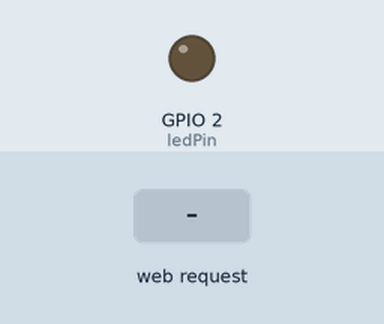
Bench run of a sketch on a simulated ESP32. Shown: output pins drawn as LEDs (lit = HIGH). The test bench sets the inputs (shaded band). WiFi joins after 1.5 s; servers stay silent unless stated; what the sketch prints to the serial monitor is not drawn.

Above: at 2.7 s.
2.8 s: HTTP request GET /on received
At 4.0 s:
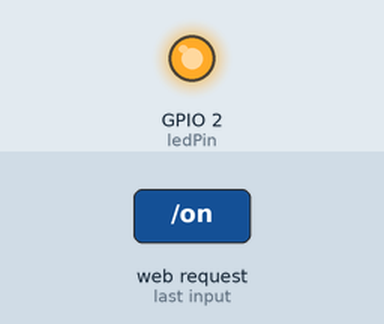
4.3 s: HTTP request GET /off received
At 5.2 s:
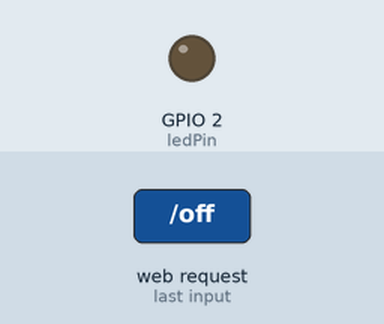
Timing chart, 0 to 7.3 s (numbered marks = the images above; inputs shaded):
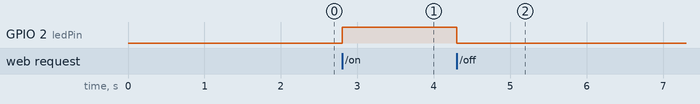

Measured:
- after the input at 2.8 s, GPIO 2 (ledPin): LOW → HIGH at once
- after the input at 4.3 s, GPIO 2 (ledPin): HIGH → LOW at once

The sketch:

ESP32_Onboard_LED_Control.ino
```cpp
#include <WiFi.h>
#include <WebServer.h>

const char* ssid = "YOUR_WIFI_NAME";
const char* password = "YOUR_WIFI_PASSWORD";

WebServer server(80);

const int ledPin = 2;
bool ledState = false;

void handleRoot() {
  String html = "<!DOCTYPE html><html><head><meta name=\"viewport\" content=\"width=device-width, initial-scale=1\">";
  html += "<title>ESP32 LED Control</title>";
  html += "<style>body { font-family: Arial, sans-serif; text-align: center; margin-top: 50px; background-color: #111; color: white; }";
  html += ".button { display: inline-block; padding: 15px 30px; font-size: 24px; cursor: pointer; text-decoration: none; color: white; background-color: #00c853; border-radius: 8px; margin: 20px; }";
  html += ".button-off { background-color: #d50000; }</style></head><body>";
  html += "<h1>ESP32 Web Server</h1>";
  html += "<h2>LED is <strong>" + String(ledState ? "ON" : "OFF") + "</strong></h2>";
  if (ledState) {
    html += "<p><a href=\"/off\" class=\"button button-off\">Turn OFF</a></p>";
  } else {
    html += "<p><a href=\"/on\" class=\"button\">Turn ON</a></p>";
  }
  html += "</body></html>";

  server.send(200, "text/html", html);
}

void handleLedOn() {
  ledState = true;
  digitalWrite(ledPin, HIGH);
  server.sendHeader("Location", "/");
  server.send(303);
}

void handleLedOff() {
  ledState = false;
  digitalWrite(ledPin, LOW);
  server.sendHeader("Location", "/");
  server.send(303);
}

void handleNotFound() {
  server.send(404, "text/plain", "404: Not Found");
}

void setup() {
  Serial.begin(115200);
  pinMode(ledPin, OUTPUT);
  digitalWrite(ledPin, LOW);

  Serial.println("Connecting to Wi-Fi...");
  WiFi.begin(ssid, password);

  while (WiFi.status() != WL_CONNECTED) {
    delay(500);
    Serial.print(".");
  }

  Serial.println("\nWi-Fi Connected!");
  Serial.print("ESP32 IP Address: ");
  Serial.println(WiFi.localIP());

  server.on("/", HTTP_GET, handleRoot);
  server.on("/on", HTTP_GET, handleLedOn);
  server.on("/off", HTTP_GET, handleLedOff);
  server.onNotFound(handleNotFound);

  server.begin();
  Serial.println("HTTP Server Started");
}

void loop() {
  server.handleClient();
}
```
